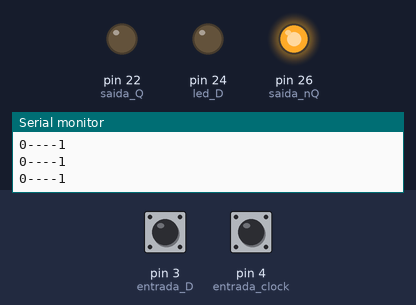
This sketch was run on a simulated Arduino Mega 2560, built with avr-gcc and run on an emulated ATmega2560. Shown: output pins drawn as LEDs (lit = HIGH), the last lines printed to the serial monitor. Dashed ring = blinking. The test bench sets the inputs (shaded band); at power-on: pin 3 (entrada_D) HIGH, pin 4 (entrada_clock) HIGH.

Above: at 1.2 s.
1.3 s: pin 3 (entrada_D) pulled LOW for 0.15 s
At 1.9 s:
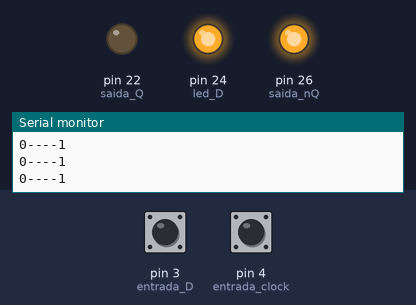
2.9 s: pin 3 (entrada_D) pulled LOW for 1 s
At 3.2 s:
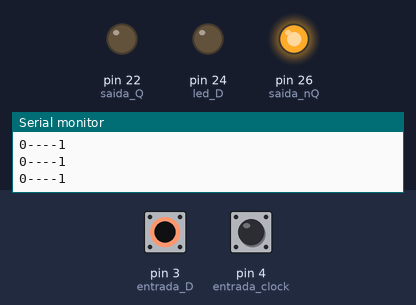
5.4 s: pin 3 (entrada_D) pulled LOW for 3.2 s
At 6.5 s:
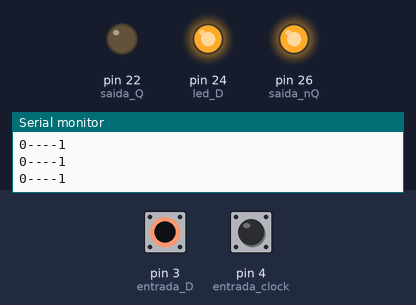
10.1 s: pin 4 (entrada_clock) pulsed LOW 5 times (0.12 s each, 0.3 s apart)
At 10.57 s:
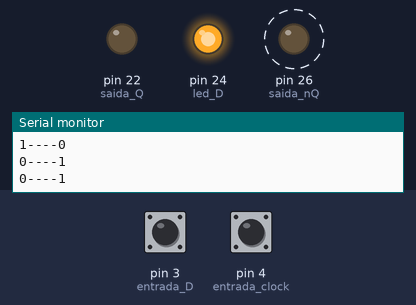
13.1 s: pin 3 (entrada_D) driven LOW and pin 4 (entrada_clock) driven LOW
At 14.2 s:
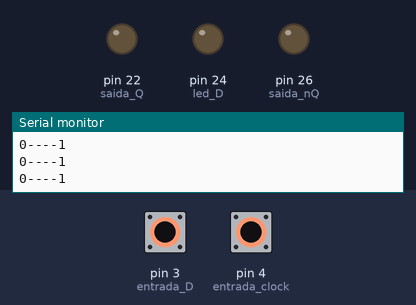
Timing chart, 0 to 15.6 s (numbered marks = the images above; inputs shaded):
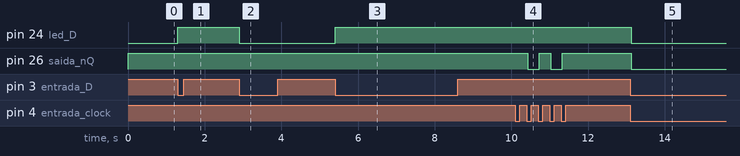

The sketch:

ffd_felipe_2.ino
```cpp
#define entrada_D 3
#define entrada_clock 4
#define saida_Q 22
#define saida_nQ 26
#define led_D 24

void setup() {
  Serial.begin(9600);
  pinMode(entrada_D, INPUT_PULLUP);
  pinMode(entrada_clock, INPUT_PULLUP);
  pinMode(saida_Q, OUTPUT);
  pinMode(saida_nQ, OUTPUT);
  pinMode(led_D, OUTPUT);
}

bool last_entrada_D = 0;
bool last_entrada_clock = 0;
bool estado_D = 0;
bool clock = 0;
bool D = 0;
bool Q = 0;
bool nQ = 1; // nQ representa Q barrado

bool Q1 = 0;
bool Q2 = 1;
bool nQ1 = !Q1;
bool nQ2 = !Q2;

bool FFD(bool estado_D, bool clock, bool &Q, bool &Qn){
    Q = 0;
    nQ = 1;
    clock = !digitalRead(entrada_clock);
    bool NAND1 = !(estado_D && clock);
    bool NAND2 = !(!estado_D && clock);
    Q = !(NAND1 && nQ); //1
    nQ = !(NAND2 && Q); //0
  }

void loop() {
  if(!digitalRead(entrada_D) && !last_entrada_D){
    estado_D = !estado_D;
  }else{
    estado_D = estado_D;
  }
  last_entrada_D = !digitalRead(entrada_D);

  if(!digitalRead(entrada_clock) && !last_entrada_clock){
    clock = !digitalRead(entrada_clock);
    bool D1 = Q2;
    bool D2 = Q1;
    FFD(D1, clock, Q1, nQ1);
    FFD(D2, clock, Q2, nQ2);
  }

  last_entrada_clock = !digitalRead(entrada_clock);

  digitalWrite(led_D, estado_D);
  digitalWrite(saida_Q, Q);
  digitalWrite(saida_nQ, nQ);

  Serial.print(Q1);
  Serial.print("----");
  Serial.println(Q2);
  delay(100);
}
```

Measured:
- after the input at 1.3 s, pin 24 (led_D): LOW → HIGH at once
- after the input at 2.9 s, pin 24 (led_D): HIGH → LOW at once
- after the input at 5.4 s, pin 24 (led_D): LOW → HIGH at once
- after the input at 10.1 s, pin 26 (saida_nQ): alternates HIGH for 0.30 s and LOW for 0.30 s, 4 changes in all, then stays HIGH, starting after 0.32 s
- after the input at 13.1 s, pin 24 (led_D), pin 26 (saida_nQ): HIGH → LOW at once
